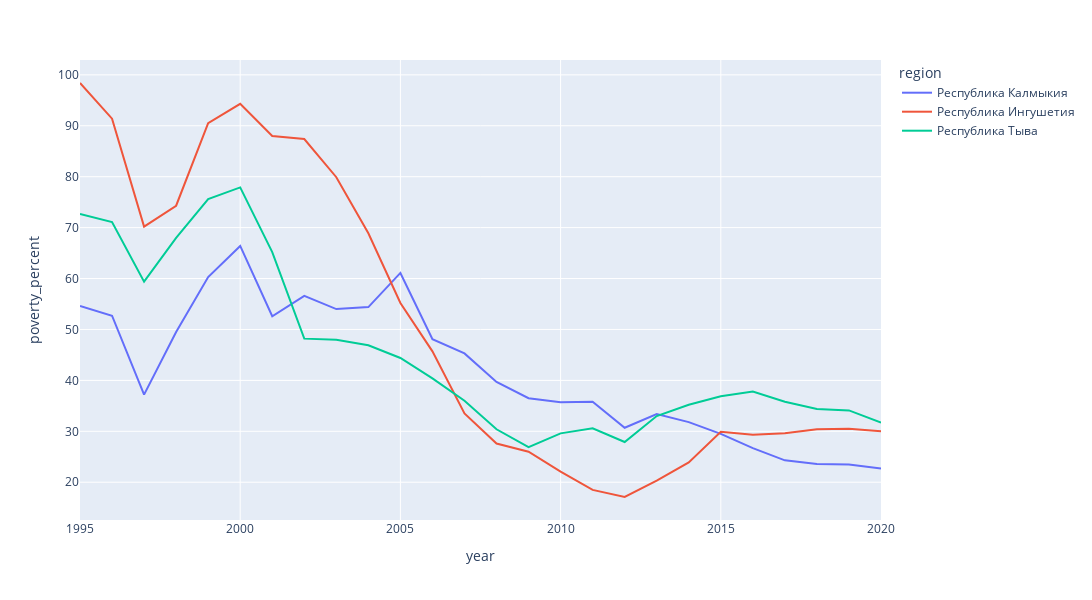

Notebook code for this chart:
### Markdown cell above
Сложно, конечно, анализировать все сразу. Посмотрим топы.

### Code cell
# Отрисуем регоны, которые лидировали по проценту бедности в какие-либо года
max_poverty_percent=pd.DataFrame(columns=main.columns)
for year in main.year.unique():
    df = main[main['year']==year]
    max_poverty_percent = pd.concat([max_poverty_percent, df.sort_values('poverty_percent',ascending=False).head(1)], ignore_index = True)

px.line(vis[vis.region.isin(max_poverty_percent.region.unique())],
        x='year',
        y='poverty_percent',
        color='region',
        width=1200,
        height=600)

### Figure 1 — Plotly figure (JSON) as saved in the notebook; plotly's stock layout.template omitted (floating-point values rounded to 4 significant figures)
{"data": [{"hovertemplate": "region=Республика Калмыкия<br>year=%{x}<br>poverty_percent=%{y}<extra></extra>", "legendgroup": "Республика Калмыкия", "line": {"color": "#636efa", "dash": "solid"}, "marker": {"symbol": "circle"}, "mode": "lines", "name": "Республика Калмыкия", "orientation": "v", "showlegend": true, "type": "scatter", "x": [1995, 1996, 1997, 1998, 1999, 2000, 2001, 2002, 2003, 2004, 2005, 2006, 2007, 2008, 2009, 2010, 2011, 2012, 2013, 2014, 2015, 2016, 2017, 2018, 2019, 2020], "xaxis": "x", "y": [54.6, 52.7, 37.2, 49.5, 60.3, 66.4, 52.6, 56.6, 54, 54.4, 61.1, 48.1, 45.3, 39.7, 36.5, 35.7, 35.8, 30.7, 33.4, 31.8, 29.5, 26.7, 24.3, 23.6, 23.5, 22.7], "yaxis": "y"}, {"hovertemplate": "region=Республика Ингушетия<br>year=%{x}<br>poverty_percent=%{y}<extra></extra>", "legendgroup": "Республика Ингушетия", "line": {"color": "#EF553B", "dash": "solid"}, "marker": {"symbol": "circle"}, "mode": "lines", "name": "Республика Ингушетия", "orientation": "v", "showlegend": true, "type": "scatter", "x": [1995, 1996, 1997, 1998, 1999, 2000, 2001, 2002, 2003, 2004, 2005, 2006, 2007, 2008, 2009, 2010, 2011, 2012, 2013, 2014, 2015, 2016, 2017, 2018, 2019, 2020], "xaxis": "x", "y": [98.4, 91.4, 70.2, 74.3, 90.5, 94.3, 88, 87.4, 79.9, 68.9, 55.2, 45.7, 33.5, 27.6, 26, 22.1, 18.5, 17.1, 20.3, 23.9, 29.9, 29.3, 29.6, 30.4, 30.5, 30], "yaxis": "y"}, {"hovertemplate": "region=Республика Тыва<br>year=%{x}<br>poverty_percent=%{y}<extra></extra>", "legendgroup": "Республика Тыва", "line": {"color": "#00cc96", "dash": "solid"}, "marker": {"symbol": "circle"}, "mode": "lines", "name": "Республика Тыва", "orientation": "v", "showlegend": true, "type": "scatter", "x": [1995, 1996, 1997, 1998, 1999, 2000, 2001, 2002, 2003, 2004, 2005, 2006, 2007, 2008, 2009, 2010, 2011, 2012, 2013, 2014, 2015, 2016, 2017, 2018, 2019, 2020], "xaxis": "x", "y": [72.7, 71.1, 59.4, 68, 75.6, 77.9, 65.2, 48.2, 48, 46.9, 44.4, 40.4, 36, 30.4, 26.9, 29.6, 30.6, 27.9, 33, 35.2, 36.9, 37.8, 35.8, 34.4, 34.1, 31.7], "yaxis": "y"}], "layout": {"height": 600, "legend": {"title": {"text": "region"}, "tracegroupgap": 0}, "margin": {"t": 60}, "width": 1200, "xaxis": {"anchor": "y", "domain": [0, 1], "title": {"text": "year"}}, "yaxis": {"anchor": "x", "domain": [0, 1], "title": {"text": "poverty_percent"}}}}
